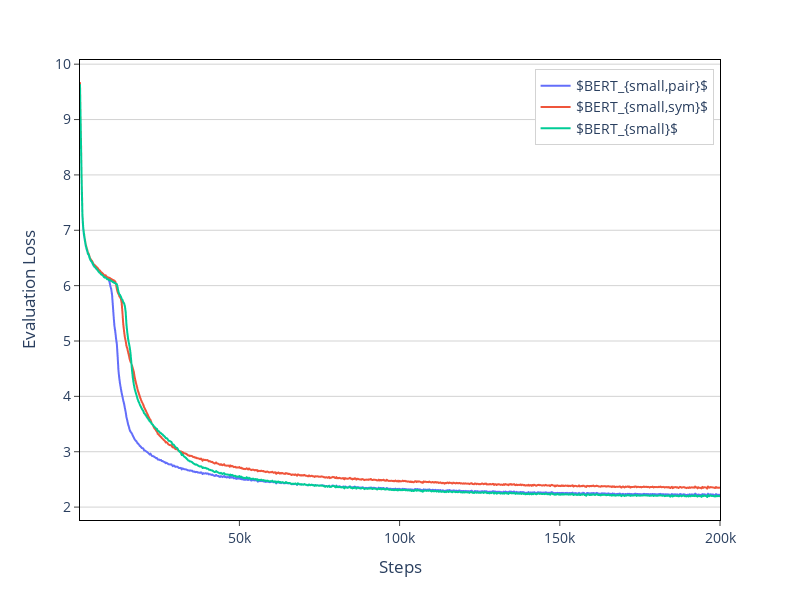

Notebook cell for this chart:
### Code cell
# Obtain CSV file from https://wandb.ai/mcrts-dfki/ACL2024 -> eval/loss
plot_file('validation_loss_bert_small.csv',
          column_dict={'bert_small_symmetric_20240204-194202 - eval/loss': '$BERT_{small,sym}$', 
                   'bert_small_pairwise_20240204-194202 - eval/loss': '$BERT_{small,pair}$',
                   'bert_small_vanilla_20240204-194202 - eval/loss': '$BERT_{small}$'})

### Figure 1 — Plotly figure (JSON) as saved in the notebook; plotly's stock layout.template omitted (floating-point values rounded to 4 significant figures; data arrays with more than 128 entries replaced by an {"elided": "..."} marker saying what was removed)
{"data": [{"hovertemplate": "variable=$BERT_{small,pair}$<br>global_step=%{x}<br>value=%{y}<extra></extra>", "legendgroup": "$BERT_{small,pair}$", "line": {"color": "#636efa", "dash": "solid"}, "marker": {"symbol": "circle"}, "mode": "lines", "name": "$BERT_{small,pair}$", "showlegend": true, "type": "scattergl", "x": {"elided": "800 int values"}, "xaxis": "x", "y": {"elided": "800 float values"}, "yaxis": "y"}, {"hovertemplate": "variable=$BERT_{small,sym}$<br>global_step=%{x}<br>value=%{y}<extra></extra>", "legendgroup": "$BERT_{small,sym}$", "line": {"color": "#EF553B", "dash": "solid"}, "marker": {"symbol": "circle"}, "mode": "lines", "name": "$BERT_{small,sym}$", "showlegend": true, "type": "scattergl", "x": {"elided": "800 int values"}, "xaxis": "x", "y": {"elided": "800 float values"}, "yaxis": "y"}, {"hovertemplate": "variable=$BERT_{small}$<br>global_step=%{x}<br>value=%{y}<extra></extra>", "legendgroup": "$BERT_{small}$", "line": {"color": "#00cc96", "dash": "solid"}, "marker": {"symbol": "circle"}, "mode": "lines", "name": "$BERT_{small}$", "showlegend": true, "type": "scattergl", "x": {"elided": "800 int values"}, "xaxis": "x", "y": {"elided": "800 float values"}, "yaxis": "y"}], "layout": {"font": {"size": 14}, "height": 600, "legend": {"bordercolor": "lightgrey", "borderwidth": 1, "title": {"text": ""}, "tracegroupgap": 0, "x": 0.99, "xanchor": "right", "y": 0.98, "yanchor": "top"}, "margin": {"t": 60}, "title": {"x": 0.5}, "width": 800, "xaxis": {"anchor": "y", "domain": [0, 1], "gridcolor": "lightgrey", "linecolor": "black", "mirror": true, "showgrid": false, "showline": true, "ticks": "outside", "title": {"text": "Steps"}}, "yaxis": {"anchor": "x", "domain": [0, 1], "gridcolor": "lightgrey", "linecolor": "black", "mirror": true, "showline": true, "ticks": "outside", "title": {"text": "Evaluation Loss"}}}}
